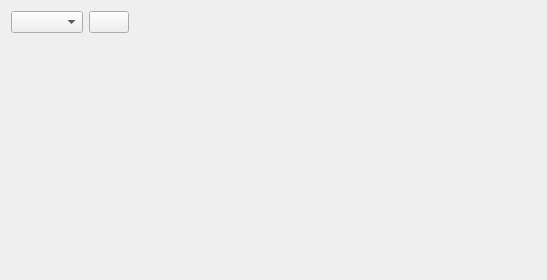
<?xml version="1.0" encoding="UTF-8"?>
<ui version="4.0">
 <class>SettingsExplorer</class>
 <widget class="QWidget" name="SettingsExplorer">
  <property name="geometry">
   <rect>
    <x>0</x>
    <y>0</y>
    <width>547</width>
    <height>280</height>
   </rect>
  </property>
  <property name="windowTitle">
   <string>Form</string>
  </property>
  <layout class="QVBoxLayout" name="verticalLayout" stretch="0,0">
   <item>
    <layout class="QHBoxLayout" name="horizontalLayout">
     <item>
      <widget class="QComboBox" name="aircraft_combo"/>
     </item>
     <item>
      <widget class="QPushButton" name="home_settings">
       <property name="sizePolicy">
        <sizepolicy hsizetype="Minimum" vsizetype="Minimum">
         <horstretch>0</horstretch>
         <verstretch>0</verstretch>
        </sizepolicy>
       </property>
       <property name="text">
        <string/>
       </property>
       <property name="icon">
        <iconset resource="../../resources/ressources.qrc">
         <normaloff>:/pictures/settings.svg</normaloff>:/pictures/settings.svg</iconset>
       </property>
      </widget>
     </item>
     <item>
      <layout class="QHBoxLayout" name="path_layout"/>
     </item>
     <item>
      <spacer name="horizontalSpacer">
       <property name="orientation">
        <enum>Qt::Horizontal</enum>
       </property>
       <property name="sizeHint" stdset="0">
        <size>
         <width>40</width>
         <height>20</height>
        </size>
       </property>
      </spacer>
     </item>
    </layout>
   </item>
   <item>
    <widget class="QStackedWidget" name="stackedWidget">
     <property name="currentIndex">
      <number>0</number>
     </property>
     <widget class="QWidget" name="page"/>
     <widget class="QWidget" name="page_2"/>
    </widget>
   </item>
  </layout>
 </widget>
 <resources>
  <include location="../../resources/ressources.qrc"/>
 </resources>
 <connections/>
</ui>
